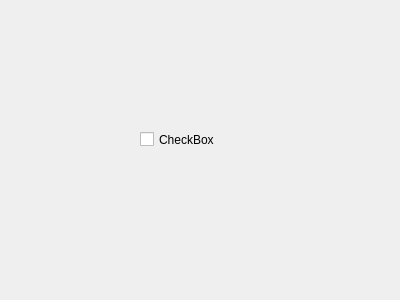
<?xml version="1.0" encoding="UTF-8"?>
<ui version="4.0">
 <class>Form</class>
 <widget class="QWidget" name="Form">
  <property name="geometry">
   <rect>
    <x>0</x>
    <y>0</y>
    <width>400</width>
    <height>300</height>
   </rect>
  </property>
  <property name="windowTitle">
   <string>Form</string>
  </property>
  <widget class="QCheckBox" name="checkBox">
   <property name="geometry">
    <rect>
     <x>140</x>
     <y>130</y>
     <width>91</width>
     <height>19</height>
    </rect>
   </property>
   <property name="text">
    <string>CheckBox</string>
   </property>
  </widget>
 </widget>
 <resources/>
 <connections/>
</ui>
